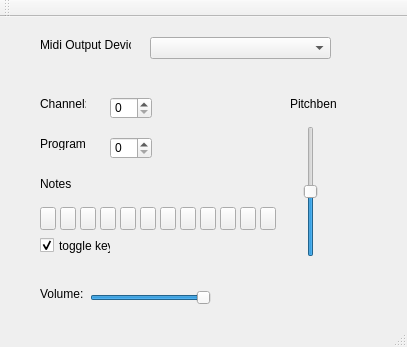
<?xml version="1.0" encoding="UTF-8"?>
<ui version="4.0">
 <class>MainWindow</class>
 <widget class="QMainWindow" name="MainWindow">
  <property name="geometry">
   <rect>
    <x>0</x>
    <y>0</y>
    <width>407</width>
    <height>347</height>
   </rect>
  </property>
  <property name="windowTitle">
   <string>MainWindow</string>
  </property>
  <widget class="QWidget" name="centralWidget">
   <widget class="QPushButton" name="note_1">
    <property name="geometry">
     <rect>
      <x>40</x>
      <y>190</y>
      <width>16</width>
      <height>23</height>
     </rect>
    </property>
    <property name="text">
     <string/>
    </property>
    <property name="checkable">
     <bool>false</bool>
    </property>
   </widget>
   <widget class="QPushButton" name="note_2">
    <property name="geometry">
     <rect>
      <x>60</x>
      <y>190</y>
      <width>16</width>
      <height>23</height>
     </rect>
    </property>
    <property name="text">
     <string/>
    </property>
   </widget>
   <widget class="QPushButton" name="note_3">
    <property name="geometry">
     <rect>
      <x>80</x>
      <y>190</y>
      <width>16</width>
      <height>23</height>
     </rect>
    </property>
    <property name="text">
     <string/>
    </property>
   </widget>
   <widget class="QPushButton" name="note_4">
    <property name="geometry">
     <rect>
      <x>100</x>
      <y>190</y>
      <width>16</width>
      <height>23</height>
     </rect>
    </property>
    <property name="text">
     <string/>
    </property>
   </widget>
   <widget class="QPushButton" name="note_5">
    <property name="geometry">
     <rect>
      <x>120</x>
      <y>190</y>
      <width>16</width>
      <height>23</height>
     </rect>
    </property>
    <property name="text">
     <string/>
    </property>
   </widget>
   <widget class="QPushButton" name="note_6">
    <property name="geometry">
     <rect>
      <x>140</x>
      <y>190</y>
      <width>16</width>
      <height>23</height>
     </rect>
    </property>
    <property name="text">
     <string/>
    </property>
   </widget>
   <widget class="QPushButton" name="note_7">
    <property name="geometry">
     <rect>
      <x>160</x>
      <y>190</y>
      <width>16</width>
      <height>23</height>
     </rect>
    </property>
    <property name="text">
     <string/>
    </property>
   </widget>
   <widget class="QPushButton" name="note_8">
    <property name="geometry">
     <rect>
      <x>180</x>
      <y>190</y>
      <width>16</width>
      <height>23</height>
     </rect>
    </property>
    <property name="text">
     <string/>
    </property>
   </widget>
   <widget class="QSlider" name="volume">
    <property name="geometry">
     <rect>
      <x>90</x>
      <y>270</y>
      <width>121</width>
      <height>21</height>
     </rect>
    </property>
    <property name="maximum">
     <number>127</number>
    </property>
    <property name="value">
     <number>127</number>
    </property>
    <property name="orientation">
     <enum>Qt::Horizontal</enum>
    </property>
   </widget>
   <widget class="QSlider" name="pitchbend">
    <property name="geometry">
     <rect>
      <x>300</x>
      <y>109</y>
      <width>22</width>
      <height>131</height>
     </rect>
    </property>
    <property name="maximum">
     <number>16383</number>
    </property>
    <property name="value">
     <number>8192</number>
    </property>
    <property name="orientation">
     <enum>Qt::Vertical</enum>
    </property>
   </widget>
   <widget class="QSpinBox" name="midichannel">
    <property name="geometry">
     <rect>
      <x>110</x>
      <y>80</y>
      <width>42</width>
      <height>22</height>
     </rect>
    </property>
    <property name="maximum">
     <number>15</number>
    </property>
   </widget>
   <widget class="QLabel" name="label">
    <property name="geometry">
     <rect>
      <x>40</x>
      <y>160</y>
      <width>46</width>
      <height>13</height>
     </rect>
    </property>
    <property name="text">
     <string>Notes</string>
    </property>
   </widget>
   <widget class="QLabel" name="label_2">
    <property name="geometry">
     <rect>
      <x>40</x>
      <y>80</y>
      <width>46</width>
      <height>13</height>
     </rect>
    </property>
    <property name="text">
     <string>Channel:</string>
    </property>
   </widget>
   <widget class="QLabel" name="label_3">
    <property name="geometry">
     <rect>
      <x>40</x>
      <y>270</y>
      <width>46</width>
      <height>13</height>
     </rect>
    </property>
    <property name="text">
     <string>Volume:</string>
    </property>
   </widget>
   <widget class="QLabel" name="label_4">
    <property name="geometry">
     <rect>
      <x>290</x>
      <y>80</y>
      <width>46</width>
      <height>13</height>
     </rect>
    </property>
    <property name="text">
     <string>Pitchbend</string>
    </property>
   </widget>
   <widget class="QComboBox" name="comboBox">
    <property name="geometry">
     <rect>
      <x>150</x>
      <y>20</y>
      <width>181</width>
      <height>22</height>
     </rect>
    </property>
   </widget>
   <widget class="QLabel" name="label_5">
    <property name="geometry">
     <rect>
      <x>40</x>
      <y>20</y>
      <width>91</width>
      <height>16</height>
     </rect>
    </property>
    <property name="text">
     <string>Midi Output Device:</string>
    </property>
   </widget>
   <widget class="QSpinBox" name="program">
    <property name="geometry">
     <rect>
      <x>110</x>
      <y>120</y>
      <width>42</width>
      <height>22</height>
     </rect>
    </property>
    <property name="maximum">
     <number>127</number>
    </property>
   </widget>
   <widget class="QLabel" name="label_6">
    <property name="geometry">
     <rect>
      <x>40</x>
      <y>120</y>
      <width>46</width>
      <height>13</height>
     </rect>
    </property>
    <property name="text">
     <string>Program:</string>
    </property>
   </widget>
   <widget class="QCheckBox" name="checkBox">
    <property name="geometry">
     <rect>
      <x>40</x>
      <y>220</y>
      <width>71</width>
      <height>17</height>
     </rect>
    </property>
    <property name="text">
     <string>toggle keys</string>
    </property>
    <property name="checked">
     <bool>true</bool>
    </property>
   </widget>
   <widget class="QPushButton" name="note_9">
    <property name="geometry">
     <rect>
      <x>200</x>
      <y>190</y>
      <width>16</width>
      <height>23</height>
     </rect>
    </property>
    <property name="text">
     <string/>
    </property>
    <property name="checkable">
     <bool>false</bool>
    </property>
   </widget>
   <widget class="QPushButton" name="note_10">
    <property name="geometry">
     <rect>
      <x>220</x>
      <y>190</y>
      <width>16</width>
      <height>23</height>
     </rect>
    </property>
    <property name="text">
     <string/>
    </property>
    <property name="checkable">
     <bool>false</bool>
    </property>
   </widget>
   <widget class="QPushButton" name="note_11">
    <property name="geometry">
     <rect>
      <x>240</x>
      <y>190</y>
      <width>16</width>
      <height>23</height>
     </rect>
    </property>
    <property name="text">
     <string/>
    </property>
    <property name="checkable">
     <bool>false</bool>
    </property>
   </widget>
   <widget class="QPushButton" name="note_12">
    <property name="geometry">
     <rect>
      <x>260</x>
      <y>190</y>
      <width>16</width>
      <height>23</height>
     </rect>
    </property>
    <property name="text">
     <string/>
    </property>
    <property name="checkable">
     <bool>false</bool>
    </property>
   </widget>
  </widget>
  <widget class="QMenuBar" name="menuBar">
   <property name="geometry">
    <rect>
     <x>0</x>
     <y>0</y>
     <width>407</width>
     <height>21</height>
    </rect>
   </property>
  </widget>
  <widget class="QToolBar" name="mainToolBar">
   <attribute name="toolBarArea">
    <enum>TopToolBarArea</enum>
   </attribute>
   <attribute name="toolBarBreak">
    <bool>false</bool>
   </attribute>
  </widget>
  <widget class="QStatusBar" name="statusBar"/>
 </widget>
 <layoutdefault spacing="6" margin="11"/>
 <resources/>
 <connections/>
</ui>
